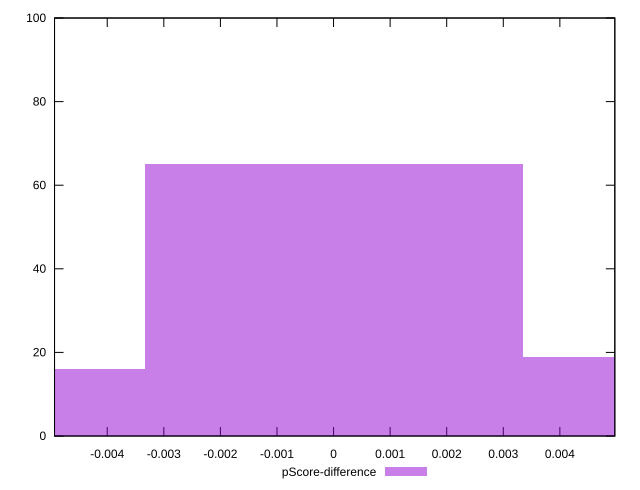

Recreate this plot in gnuplot.
reset

$pScoreDifference <<EOF
0 65
0.0066826660697772424 19
-0.0066826660697772424 16
EOF

set key outside below
set boxwidth 0.0066826660697772424
set xrange [-0.0049317115950114065:0.004971451708538258]
set yrange [0:100]
set trange [0:100]
set style fill transparent solid 0.5 noborder
set terminal svg size 640, 490 enhanced background rgb 'white'
set output "report_00013_2021-02-09T12-04-24.940Z/interactive/samples/pages+cached/pScore-difference/histogram.svg"

plot $pScoreDifference title "pScore-difference" with boxes

reset
